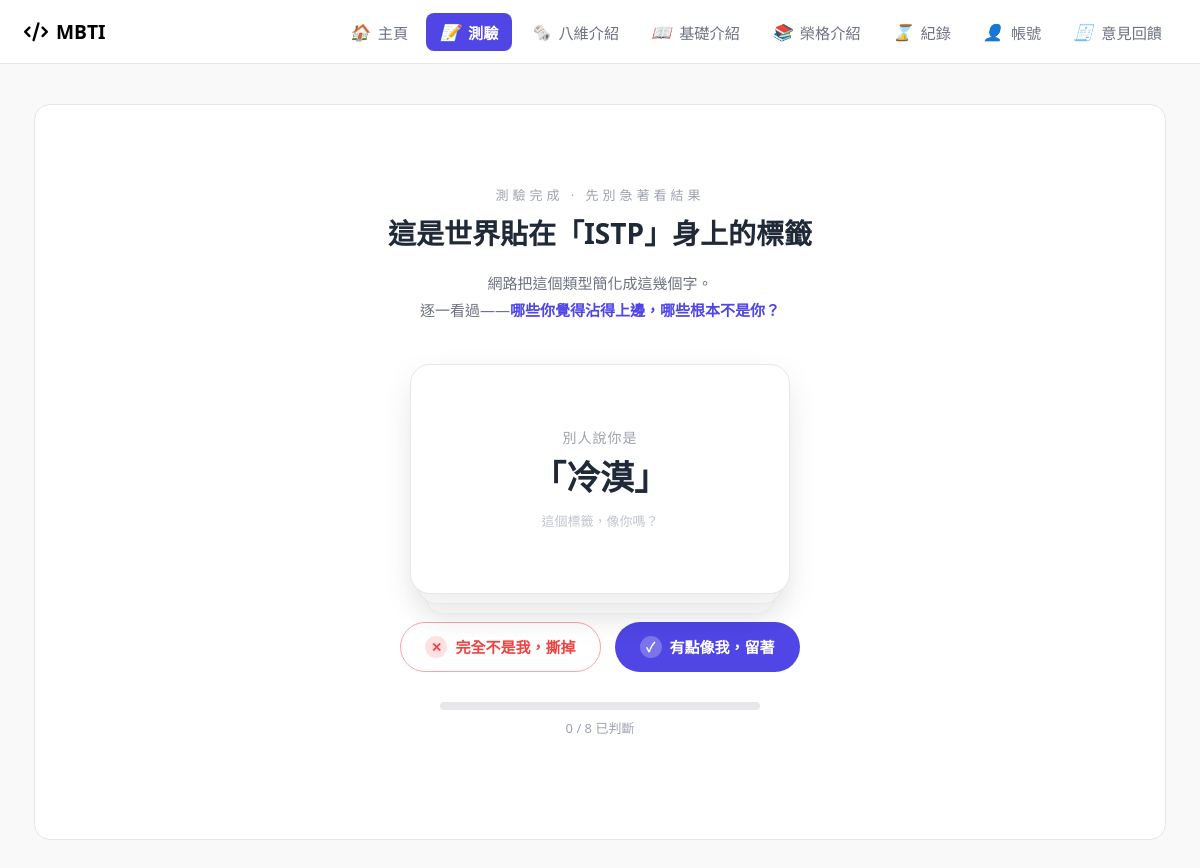
The app's page /assessment_result.php?assessment_id=5 (signed in) with its own data.
### tables this page shows
CREATE TABLE `assessments` (
  `id` int(10) UNSIGNED NOT NULL,
  `user_id` varchar(32) NOT NULL,
  `ni_score` tinyint(3) UNSIGNED NOT NULL,
  `ne_score` tinyint(3) UNSIGNED NOT NULL,
  `si_score` tinyint(3) UNSIGNED NOT NULL,
  `se_score` tinyint(3) UNSIGNED NOT NULL,
  `ti_score` tinyint(3) UNSIGNED NOT NULL,
  `te_score` tinyint(3) UNSIGNED NOT NULL,
  `fi_score` tinyint(3) UNSIGNED NOT NULL,
  `fe_score` tinyint(3) UNSIGNED NOT NULL,
  `mbti_type` char(4) NOT NULL,
  `created_at` timestamp NOT NULL DEFAULT current_timestamp()
);

CREATE TABLE `stereotypes` (
  `id` int(10) UNSIGNED NOT NULL,
  `type_code` char(4) NOT NULL,
  `label` varchar(32) NOT NULL,
  `fn` char(2) NOT NULL,
  `truth` varchar(255) NOT NULL,
  `sort_order` tinyint(3) UNSIGNED NOT NULL
);

### assessment_result.php (called while the page is built, shortened)
<?php
require_once __DIR__ . '/includes/content_repo.php';
$assessment      = null;
if (!$assessment && !empty($_GET['assessment_id']) && is_logged_in()) {
    require_once __DIR__ . '/includes/db.php';
    $assessment = load_assessment_from_db($conn, current_user_id(), (int)$_GET['assessment_id']);
}
require __DIR__ . '/includes/header.php';
require __DIR__ . '/views/assessment_result.view.php';
require __DIR__ . '/includes/footer.php';
function load_assessment_from_db(mysqli $conn, string $user_id, int $assessment_id): ?array {
    $stmt = $conn->prepare(
        "SELECT id, ni_score, ne_score, si_score, se_score,
                ti_score, te_score, fi_score, fe_score,
                mbti_type, created_at
           FROM assessments
          WHERE id = ? AND user_id = ?
          LIMIT 1"
    );
    $stmt->bind_param("is", $assessment_id, $user_id);
    $stmt->execute();
    $row = $stmt->get_result()->fetch_assoc();
    $types = get_mbti_types();
    $key   = strtolower($row['mbti_type']);
    return [
        'id'         => (int)$row['id'],
        'scores'     => [
            'Ni' => (int)$row['ni_score'], 'Ne' => (int)$row['ne_score'],
            'Si' => (int)$row['si_score'], 'Se' => (int)$row['se_score'],
            'Ti' => (int)$row['ti_score'], 'Te' => (int)$row['te_score'],
            'Fi' => (int)$row['fi_score'], 'Fe' => (int)$row['fe_score'],
        ],
        'type'       => $row['mbti_type'],
        'stack'      => $types[$key]['functions'] ?? [],
        'desc'       => $types[$key]['desc'] ?? '',
        'created_at' => $row['created_at'],
    ];
}

### includes/content_repo.php (called while the page is built, shortened)
<?php
function get_mbti_types(): array {
    $conn = db_connect();
    $res = $conn->query(
        "SELECT code, functions, desc_text, detail_text, prev_code, next_code
           FROM mbti_types ORDER BY sort_order"
    );
    $cache = [];
    while ($row = $res->fetch_assoc()) {
        $cache[strtolower($row['code'])] = [
            'functions' => explode(',', $row['functions']),
            'desc'      => $row['desc_text'],
            'detail'    => $row['detail_text'],
            'prev'      => strtolower($row['prev_code']),
            'next'      => strtolower($row['next_code']),
        ];
    }
    return $cache;
}
function get_stereotypes(): array {
    $conn = db_connect();
    $res = $conn->query(
        "SELECT type_code, label, fn, truth
           FROM stereotypes ORDER BY type_code, sort_order"
    );
    $cache = [];
    while ($row = $res->fetch_assoc()) {
        $key = strtolower($row['type_code']);
        $cache[$key][] = [
            'label' => $row['label'],
            'fn'    => $row['fn'],
            'truth' => $row['truth'],
        ];
    }
    return $cache;
}

### includes/auth.php (called while the page is built, shortened)
<?php
function current_user_id(): ?string {
    return $_SESSION['user_id'] ?? null;
}

### views/assessment_result.view.php (the view, shortened to what this page needs)
<?php
$type   = $assessment['type'];
require_once __DIR__ . '/../includes/content_repo.php';
$all_stereotypes = get_stereotypes();
$stereotypes     = $all_stereotypes[strtolower($type)] ?? [];
?>
<div class="result-container">
    <?php if (!empty($stereotypes)): ?>
    <section class="teardown" id="teardown" data-total="<?= count($stereotypes) ?>">
        <div class="teardown-inner">
            <p class="teardown-eyebrow">測驗完成 · 先別急著看結果</p>
            <h1 class="teardown-title">這是世界貼在「<?= htmlspecialchars($type) ?>」身上的標籤</h1>
            <p class="teardown-sub">
                網路把這個類型簡化成這幾個字。<br>
                逐一看過——<strong>哪些你覺得沾得上邊，哪些根本不是你？</strong>
            </p>
            <div class="judge-deck" id="judgeDeck">
                <?php foreach ($stereotypes as $i => $s): ?>
                    <article class="judge-card" data-idx="<?= $i ?>"
                             data-label="<?= htmlspecialchars($s['label'], ENT_QUOTES) ?>"
                             data-fn="<?= htmlspecialchars($s['fn'], ENT_QUOTES) ?>"
                             data-truth="<?= htmlspecialchars($s['truth'], ENT_QUOTES) ?>">
                        <span class="judge-quote">別人說你是</span>
                        <span class="judge-label">「<?= htmlspecialchars($s['label']) ?>」</span>
                        <span class="judge-hint">這個標籤，像你嗎？</span>
                    </article>
                <?php endforeach; ?>
            </div>
            <div class="judge-actions" id="judgeActions">
                <button type="button" class="judge-btn judge-rip" id="judgeRip">
                    <span class="judge-btn-icon">✕</span> 完全不是我，撕掉
                </button>
                <button type="button" class="judge-btn judge-keep" id="judgeKeep">
                    <span class="judge-btn-icon">✓</span> 有點像我，留著
                </button>
            </div>
            <div class="teardown-progress">
                <div class="teardown-bar"><div class="teardown-bar-fill" id="teardownFill"></div></div>
                <p class="teardown-count"><span id="teardownDone">0</span> / <?= count($stereotypes) ?> 已判斷</p>
            </div>
        </div>
    </section>
    <?php endif; ?>
</div>

### assets/css/sidebarCSS.css (style rules this page uses)
* { margin: 0; padding: 0; box-sizing: border-box; font-family: 'Segoe UI', Tahoma, Geneva, Verdana, sans-serif; }
body { background-color: #f4f7f6; --topnav-height: 64px; }

### assets/css/chatCSS.css (style rules this page uses)
body { margin: 0; padding: 0; background-color: #f9f9f9; font-family: "Microsoft JhengHei", sans-serif; height: 100vh; overflow: hidden; }

### assets/css/assessment_resultCSS.css (style rules this page uses)
body { height: auto !important; overflow: auto !important; }
.teardown { min-height: calc(100vh - var(--topnav-height, 64px)); display: flex; align-items: center; justify-content: center; padding: 40px 20px; text-align: center; transition: opacity 0.6s ease, transform 0.6s ease; }
.teardown-inner { max-width: 720px; width: 100%; }
.teardown-eyebrow { margin: 0 0 10px; font-size: 13px; letter-spacing: 4px; color: #9ca3af; }
.teardown-title { margin: 0 0 16px; font-size: 28px; font-weight: 800; color: #1f2937; line-height: 1.4; }
.teardown-sub { margin: 0 0 40px; font-size: 15px; color: #6b7280; line-height: 1.8; }
.teardown-sub strong { color: #4f46e5; }
.judge-deck { position: relative; width: 100%; max-width: 380px; height: 230px; margin: 0 auto 28px; }
.judge-card { position: absolute; inset: 0; display: flex; flex-direction: column; align-items: center; justify-content: center; gap: 10px; padding: 28px 24px; background: #fff; border: 1px solid #e5e7eb; border-radius: 20px; box-shadow: 0 12px 32px rgba(0, 0, 0, 0.08); transition: transform 0.3s ease, opacity 0.3s ease; transform-origin: center bottom; }
.judge-quote { font-size: 14px; color: #9ca3af; letter-spacing: 1px; }
.judge-label { font-size: 34px; font-weight: 800; color: #1f2937; line-height: 1.2; }
.judge-hint { font-size: 13px; color: #c0c5ce; margin-top: 4px; }
.judge-actions { display: flex; justify-content: center; gap: 14px; margin-bottom: 30px; flex-wrap: wrap; }
.judge-btn { display: inline-flex; align-items: center; gap: 8px; padding: 13px 24px; border-radius: 999px; font-size: 15px; font-weight: 700; font-family: inherit; cursor: pointer; border: 1.5px solid transparent; transition: transform 0.15s ease, box-shadow 0.15s ease, background 0.15s ease; }
.judge-btn-icon { display: inline-flex; width: 22px; height: 22px; align-items: center; justify-content: center; border-radius: 50%; font-size: 13px; }
.judge-rip { background: #fff; color: #ef4444; border-color: #fca5a5; }
.judge-rip .judge-btn-icon { background: #fee2e2; }
.judge-keep { background: #4f46e5; color: #fff; }
.judge-keep .judge-btn-icon { background: rgba(255,255,255,0.25); }
.teardown-progress { margin-bottom: 22px; }
.teardown-bar { max-width: 320px; height: 8px; margin: 0 auto 8px; background: #e5e7eb; border-radius: 999px; overflow: hidden; }
.teardown-count { margin: 0; font-size: 13px; color: #9ca3af; }
.result-container { max-width: 1180px; margin: 40px auto 80px; padding: 0 24px; font-family: "Microsoft JhengHei", "PingFang TC", sans-serif; color: #2c2c2c; }
.result-container section { background: #fff; border: 1px solid #e5e7eb; border-radius: 16px; padding: 28px 24px; margin: 0; }

### records on screen
assessments: mbti_type "ISTP", mbti_type "8"
stereotypes: label "冷漠"
